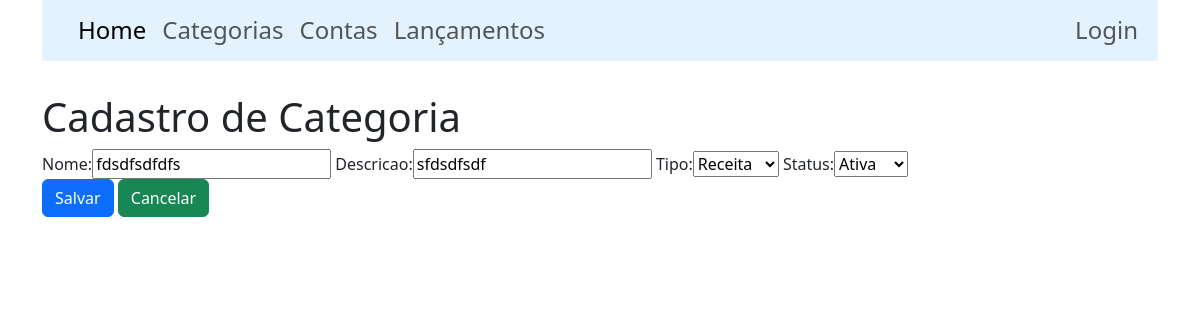
/categoria/update/1, run on the app's committed database.
### apps/categoria/models.py (models this page shows, shortened)
class Categoria(models.Model):
    id = models.BigAutoField(primary_key=True)
    nome =models.CharField(max_length=50, unique=True, db_index=True)
    descricao = models.CharField(max_length=255, null=False)
    tipo = models.PositiveSmallIntegerField(default=1, choices=TIPO_CHOICES)
    status = models.BooleanField(default=True, choices=STATUS_CHOICES)
    class Metta:
        ordering = ('nome',)

### apps/categoria/views.py (the view)
# urls.py: path('update/<int:pk>', CategoriaUpdate.as_view(), name='update_categoria'),
class CategoriaUpdate(UpdateView):
    model = Categoria
    fields = ['nome','descricao','tipo','status']

### apps/categoria/templates/categoria/categoria_form.html (shortened to what this page needs)
{% extends 'base.html' %}
{% load bootstrap %}
{% block main %}
<h1>Cadastro de Categoria</h1>
<form method="post">
    {{ form|bootstrap }}
    <br>
    <button type="submit" class="btn btn-primary">Salvar</button>
    <a href="{% url 'list_categoria' %}" class="btn btn-success">Cancelar</a>
</form>
{% endblock %}

### data on the page
Categoria: nome "fdsdfsdfdfs", descricao "sfdsdfsdf", tipo "Receita", status "Ativa"
